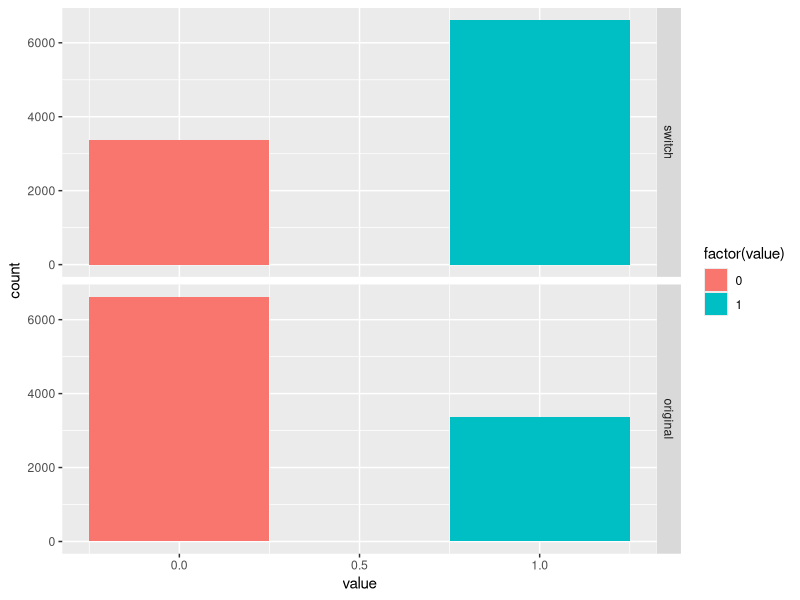

Generate this figure with R:
## ---- chunk 1
knitr::opts_chunk$set(echo = TRUE)
## ---- chunk 2
#### Monty Hall Simulation Function ####

f_monty_hall_single_run <- function() {
  # This function runs a single cycle of the monty hall problem, returning
  # results for scenarios where we keep the first choice door and where
  # we switch.
  #
  # Input Args: N/A
  #
  # Output Args: 
  # 1) results: Single row data frame with 2 columns for original and switched
  #             choices. 1=win, 0=loss.
  
  # Define all doors
  all_doors <- 1:3
  
  # Place car behind a random door
  car_door <- sample(all_doors, 1)
  
  # Choose a door
  first_choice_door <- sample(all_doors, 1)
  # first_choice_door <- car_door
  
  # Host chooses a remaining goat door
  remaining_goats <- all_doors[all_doors != car_door & all_doors != first_choice_door]
  
  if(length(remaining_goats) == 1){
    host_door <- remaining_goats
  }else{
    host_door <- sample(remaining_goats, 1)
  }
  
  # Switch
  switched_door <- all_doors[all_doors != first_choice_door & all_doors != host_door]
  
  # Which choice won a car?
  switch_win <- ifelse(switched_door == car_door, 1, 0)  # The new, switch choice won
  original_win <- ifelse(first_choice_door == car_door, 1, 0)  # The original door won
  
  # Merge
  results <- data.frame(switch = switch_win, original = original_win)
  
  # Return
  return(results)
}





#### Run multiple time ####

# Set number of runs
n <- 10000

# Run simulation
simulation_result<- data.frame(t(replicate(n, f_monty_hall_single_run(), simplify = "matrix")))

# Unlist column formats for analysis
simulation_result <- data.frame(apply(simulation_result, 2, unlist))
simulation_result$run <- 1:n
## ---- chunk 3
#### Plot results ####

# Melt simulation results for plotting
library(reshape2)
plot.data <- melt(simulation_result, id = "run")

# Build ggplot histogram with facet
library(ggplot2)
p.dist <- ggplot(plot.data, aes(value, fill = factor(value))) +
  geom_histogram(bins = 3) +
  facet_grid(variable ~ .)
print(p.dist)
## ---- chunk 4
#### Calculate summary stats ####

## Probability function
f_probability <- function(data, n) {
  # p = win / n
  probability <- sum(data) / n
  return(probability)
}

## Variance function
f_variance <- function(p, n) {
  # Var = np(1-p)
  variance <- n * p * (1 - p)
  return(variance)
}


# Summary Statistics for Switch Strategy
prob.switch <- f_probability(data = simulation_result$switch, n = n)
var.switch <- f_variance(p = prob.switch, n = 1)

# Summary Statistics for Not-Switching Strategy:
prob.original <- f_probability(data = simulation_result$original, n = n)
var.original <- f_variance(p = prob.original, n = 1)

# Combine stats to display:
stats.df <- data.frame(Switch = c(prob.switch, var.switch),
                       Original = c(prob.original, var.original))
row.names(stats.df) <- c("Probability", "Variance")
print(stats.df)
